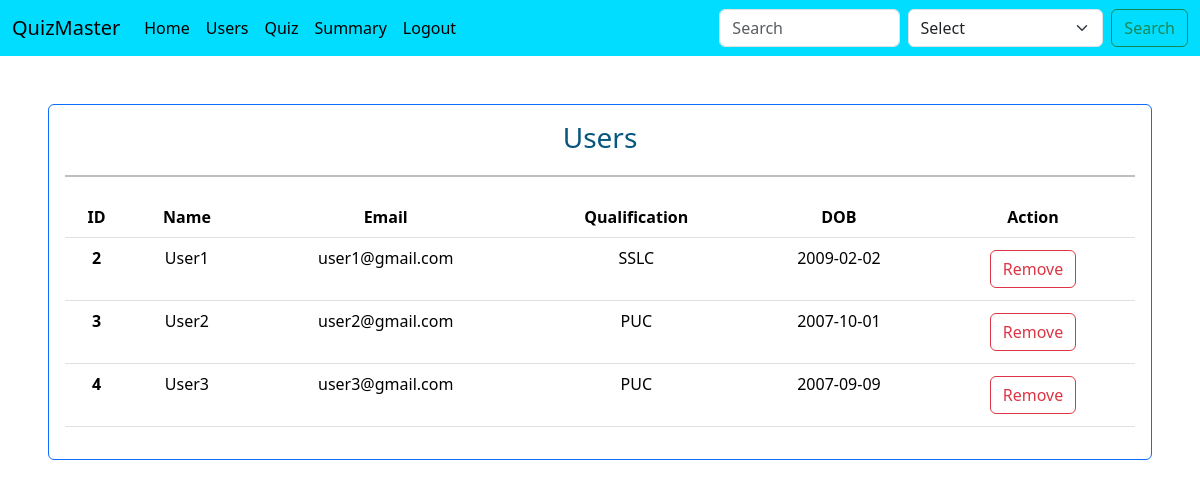
The page /users (signed in) on the database as committed earlier.
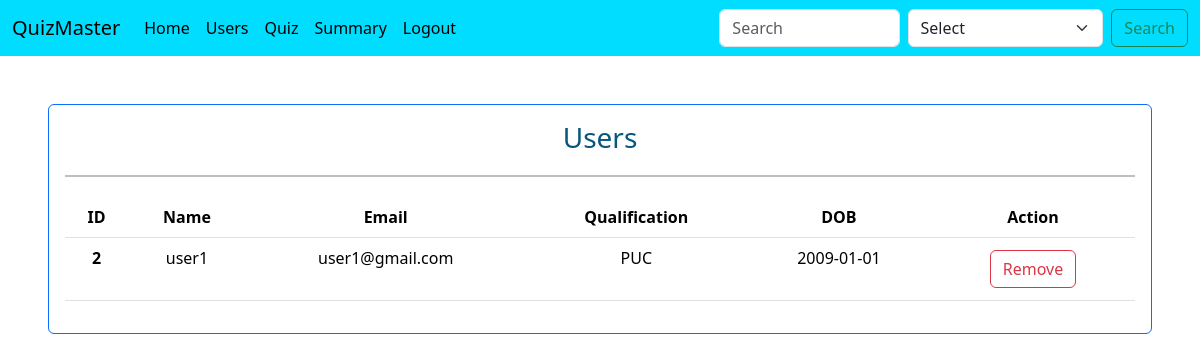
The same page on the database as committed later.
### controllers/database.py (models this page shows)
class User(db.Model):
    id = db.Column(db.Integer, primary_key=True, autoincrement=True)
    username = db.Column(db.String(50), unique=True, nullable=False)
    user_email = db.Column(db.String(100), unique=True, nullable=False)
    password = db.Column(db.String(25), nullable=False)
    qualification = db.Column(db.String(100), nullable=False)
    dob = db.Column(db.Date , nullable=False)
    role = db.Column(db.String(10), nullable=False)
    results = db.relationship('Result', backref='user', lazy=True, cascade="all, delete-orphan")
    user_answers = db.relationship('UserAnswers', backref='user', lazy=True, cascade="all, delete-orphan")

### controllers/routes.py (the view)
@app.route("/users")
def users():
    if session.get('user_role', None) == 'admin':
        users = User.query.all()
        return render_template("users.html", users = users)
    else:
        flash("You are not authorized to access this page")
        return redirect(url_for("home"))

### templates/users.html (shortened to what this page needs)
{% extends 'base.html' %}
{% block body %}
<div>
    <div class="card border-primary m-5">
        <div class="card-body">
            <h3 class="text-center" style="color:  #07567d;">Users </h3>
            <hr style="border: 1px solid #000; width: 100%; margin: 20px auto;">
            <table class="table table-hover" style="text-align: center;">
                <thead >
                <tr>
                    <th scope="col">ID</th>
                    <th scope="col">Name</th>
                    <th scope="col">Email</th>
                    <th scope="col">Qualification</th>
                    <th scope="col">DOB</th>
                    <th scope="col">Action</th>
                </tr>
                </thead>
                <tbody>
                {% for user in users if user.role == "user"%}
                    <tr>
                        <th scope="row">{{user.id}} </th>
                        <td>{{user.username}}</td>
                        <td>{{user.user_email}}</td>
                        <td>{{user.qualification}}</td>
                        <td>{{user.dob}}</td>
                        <td>
                            <a class="btn btn-outline-danger m-1" href="{{url_for('delete_user', user_id = user.id)}}" role="Delete">Remove</a>
                        </td>
                    </tr>
                {% endfor %}
                </tbody>
            </table>
        </div>
    </div>
</div>
{% endblock body %}

### templates/base.html (shortened to what this page needs)
<!doctype html>
<html lang="en">
  <head>
    <link href="https://cdn.jsdelivr.net/npm/bootstrap@5.3.3/dist/css/bootstrap.min.css" rel="stylesheet">
  </head>
  <body>
    {% include 'navbar.html' %}
    {% block body %}
    {% endblock body %}
  </body>
</html>

### templates/navbar.html (shortened to what this page needs)
<nav class="navbar navbar-expand-lg " style="background-color: #01ddff;">
    <div class="container-fluid">
      <a class="navbar-brand" href="#">QuizMaster</a>
      <div class="collapse navbar-collapse" id="navbarScroll">
        <ul class="navbar-nav me-auto my-2 my-lg-0 navbar-nav-scroll" style="--bs-scroll-height: 100px;">
          {% if not session.get('user_email',None) %}
            <li class="nav-item">
              <a class="nav-link" href= "{{ url_for('login') }}" >Login</a>
            </li>
            <li class="nav-item">
              <a class="nav-link" href="{{ url_for('register')}}">Register</a>
            </li>
          {% else %}
            {% if session.get('user_role', None) == 'admin' %}
              <li class="nav-item">
                <a class="nav-link active" aria-current="page" href="{{ url_for('home')}}">Home</a>
              </li>
              <li class="nav-item">
                <a class = "nav-link active" aria-current="page" href="{{url_for('users')}}">Users</a>
              </li>
              <li class="nav-item">
                <a class = "nav-link active" aria-current="page" href="{{url_for('quiz_management')}}">Quiz</a>
              </li>
              <li class="nav-item">
                <a class = "nav-link active" aria-current="page" href="{{url_for('summary')}}">Summary</a>
              </li>
              <li class="nav-item">
                <a class="nav-link active" aria-current="page" href="{{ url_for('logout')}}">Logout</a>
              </li>
            {% endif %}
          {% endif %}
        {% if session.get('user_role', None)%}
          </ul>
          <form class="d-flex" role="search" action="{{url_for('search')}}">
            <input class="form-control me-2" type="search" placeholder="Search" aria-label="Search" name="search">
            {% if session.get('user_role', None) == 'admin' %}
              <select class="form-select me-2" aria-label="Default select example" name="search_type">
                <option selected>Select</option>
              </select>
            {% endif %}
            <input class="btn btn-outline-success" type="submit" value="Search">
          </form>
        {% endif %}
      </div>
    </div>
  </nav>

Rows that differ between the two databases and show on the page:
removed User: id "3", username "User2", user_email "user2@gmail.com", qualification "PUC", dob "2007-10-01"
removed User: id "4", username "User3", user_email "user3@gmail.com", qualification "PUC", dob "2007-09-09"
changed User "user1@gmail.com": username "User1" → "user1"; qualification "SSLC" → "PUC"; dob "2009-02-02" → "2009-01-01"
